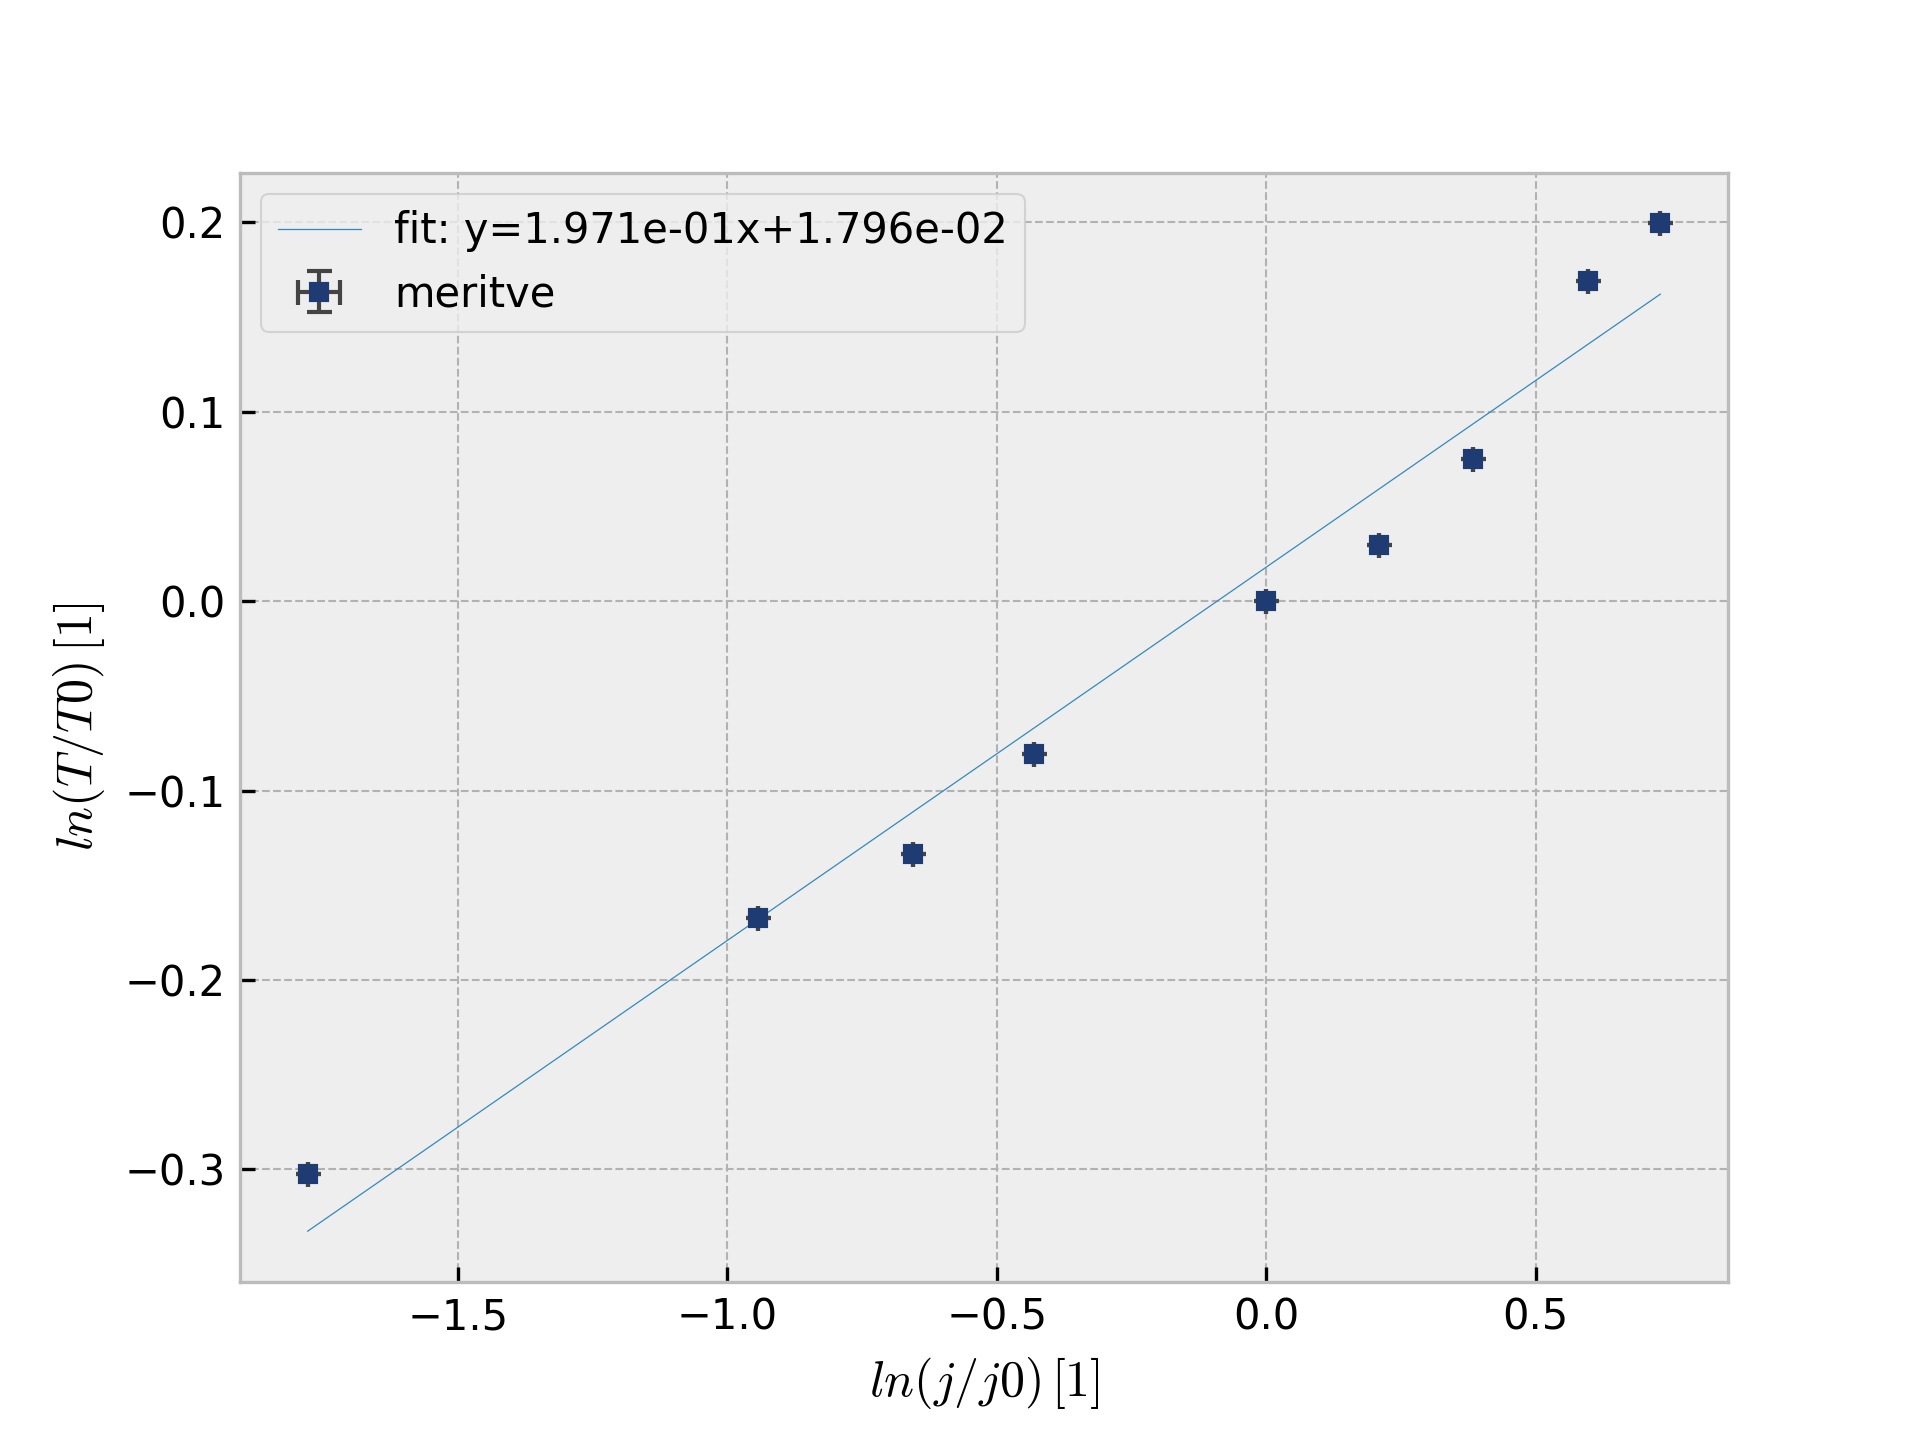

Here is the Python script that generated this plot:
import numpy as np
import matplotlib.pyplot as plt
from scipy.optimize import curve_fit
import pandas as pd

plt.style.use('bmh') #ZELO DOBER PRESET!!!

df = pd.read_excel("data3.ods", engine="odf")

print(df)
#PAZI!!! PRVA VRSTA SE NE UPOSTEVA !!!!
x = df.iloc[:,0].to_numpy()
y = df.iloc[:,1].to_numpy()
# y_cal = df.iloc[:,5].to_numpy()
# x_err = df.iloc[:,2].to_numpy()
# y_err = df.iloc[:,3].to_numpy()

print(x); print(y);

# Model (linear fit)
def f(x, a, b):
    return a*x + b

# Fit
params, cov = curve_fit(f, x, y)
a, b = params
errors = np.sqrt(np.diag(cov))

# Plot

#wow:
plt.errorbar(
    x, y,
    yerr=0,
    xerr=0,
    fmt='s',  # square markers
    markersize=4,  # smaller dots
    color='#1f3b73',  # dark blue (markers + line)
    ecolor='#444444',  # dark grey error bars
    elinewidth=1,  # thin error lines
    capsize=3,  # "T" caps size
    capthick=1,  # thickness of caps
    markeredgewidth=1,
    linestyle='none',  # no connecting lines
    label='meritve'
)

x_fit = np.linspace(min(x), max(x), 100)
plt.plot(x_fit, f(x_fit, a, b), label=f'fit: y={a:.3e}x+{b:.3e}', linewidth=0.3)

plt.legend()
plt.xlabel(r"$ln(j/j0)\,[1]$")
plt.ylabel(r"$ln(T/T0)\,[1]$")
plt.savefig("graf3.png", dpi=300)

plt.show()

print("a =", a, "±", errors[0])
print("b =", b, "±", errors[1])

#neke
